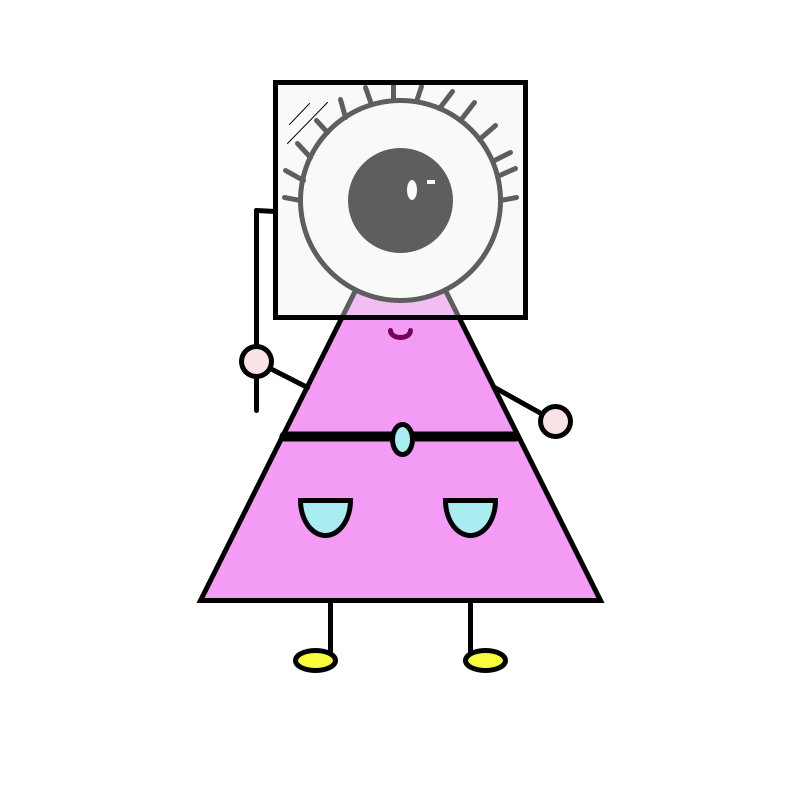
Frame 1 (no input)
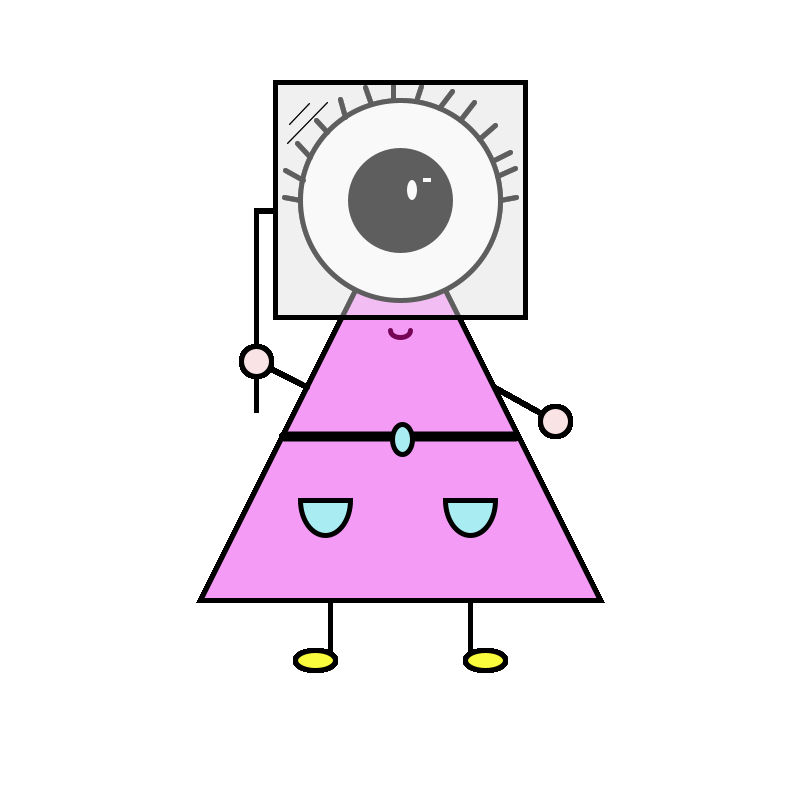
Frame 60 (the mouse pressed at the canvas centre just before this capture)
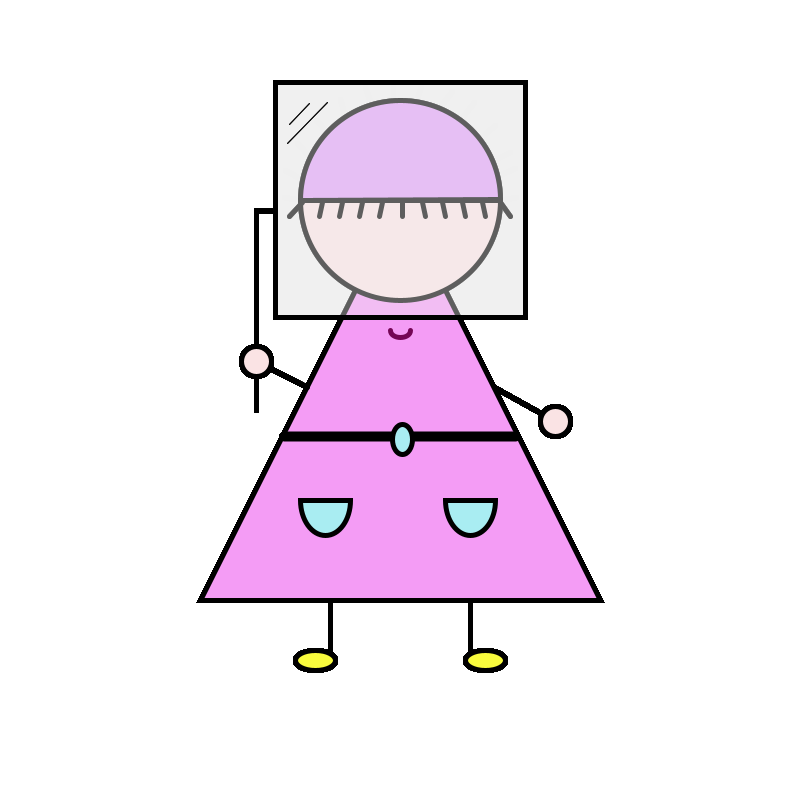
Frame 120 (the mouse held since frame 60 and released just before this capture)

The Processing sketch that drew these frames (run headless with seeded random() and noise(); from frame 60 on, the mouse is pressed at the canvas centre):

// Processing sketch: SketchToPort
// ── SketchToPort.pde
// sketch by Madison Lutz --> https://www.openprocessing.org/sketch/404800

//one eyed monster with bad eyesight who blinks when you click

// Port this to P5.js
// add in variables to make it move upon keypress or automatically
void setup () {
  background (255);
  size (800, 800);
}


void draw () {
  ellipseMode (CENTER);


//dress, body?
  stroke(0);
  strokeWeight(5);
  fill(#F49CF5);
  triangle(400, 200, 200, 600, 600, 600);

//eye blinks when mouse is pressed
if (mousePressed) {
  //close eyelid
  stroke(0);
  strokeWeight (5);
  //top eyelid
  fill(#E0A0F7);
  arc(400, 200, 200, 200, PI, TWO_PI, CHORD);
  //bottom eyelid
  fill (#FAE3E4);
  arc(400, 200, 200, 200, 0, PI, CHORD);
  
  //eyelashes
  line (302, 202, 289, 216);
  line (322, 202, 319, 216);
  line (342, 202, 339, 216);
  line (362, 202, 359, 216);
  line (382, 202, 379, 216);
  line (402, 202, 402, 216);
  line (422, 202, 425, 216);
  line (442, 202, 445, 216);
  line (462, 202, 465, 216);
  line (482, 202, 485, 216);
  line (500, 202, 510, 216);
}

//eye is open when mouse is not pressed
else {
  // white of eye
  stroke(0);
  strokeWeight (5);
  fill(255);
  ellipse (400, 200, 200, 200);

//pupil
  fill(0);
  ellipse (400, 200, 100, 100);

//reflection oval
  noStroke (); 
  fill(255);
  ellipse (412, 190, 10, 20);

//reflection rectangle
  rect (427, 180, 8, 4);
  
//eyelashes
  stroke (0);
  line (300, 200, 284, 197); 
  line (303, 180, 285, 170);
  line (310, 157, 297, 143);
  line (327, 132, 316, 120);
  line (345, 117, 340, 99);
  line (371, 104, 365, 87);
  line (393, 100, 393, 82);
  line (416, 101, 421, 86);
  line (439, 108, 452, 91);
  line (460, 120, 474, 102);
  line (479, 139, 495, 125);
  line (494, 160, 510, 152);
  line (497, 176, 515, 168);
  line (500, 200, 516, 197);
  
}

//monacle
  rectMode (CENTER);
  stroke(0);
  fill (240, 240, 240, 100);
  rect(400, 200, 250, 235);

//monacle handle
  line (275, 211, 256, 210); 
  line (256, 210, 256, 410);

//monacle reflection
  strokeWeight (1);
  line (289, 124, 309, 103);
  line (287, 143, 327, 102);

//smile
   noFill();
   stroke (#740655);
   strokeWeight (5);
   arc(400, 330, 20, 15, 0, PI);

//left arm
  stroke (0);
  strokeWeight (5);
  line (307, 387, 256, 361);

//left hand
  fill (#FAE3E4);
  ellipse (256, 361, 30, 30);


//right arm
  line (494, 387, 555, 421);

//right hand
  fill (#FAE3E4);
  ellipse (555, 421, 30, 30);
  
//legs
  line (330, 602, 330, 653);
  line (470, 602, 470, 653);
  
//feet
  fill (#F9FC3D);
  ellipse (315, 660, 40, 20);
  ellipse (485, 660, 40, 20);

//pockets
  fill (#A9EDF2);
  arc(325, 500, 50, 70, 0, PI, CHORD);
  fill (#A9EDF2);
  arc(470, 500, 50, 70, 0, PI, CHORD);
  
//belt or waistband
  strokeWeight (10);
  line (284, 436, 515, 436);
  strokeWeight (5);
  ellipse (402, 439, 20, 30);



  println (mouseX, mouseY);
}
